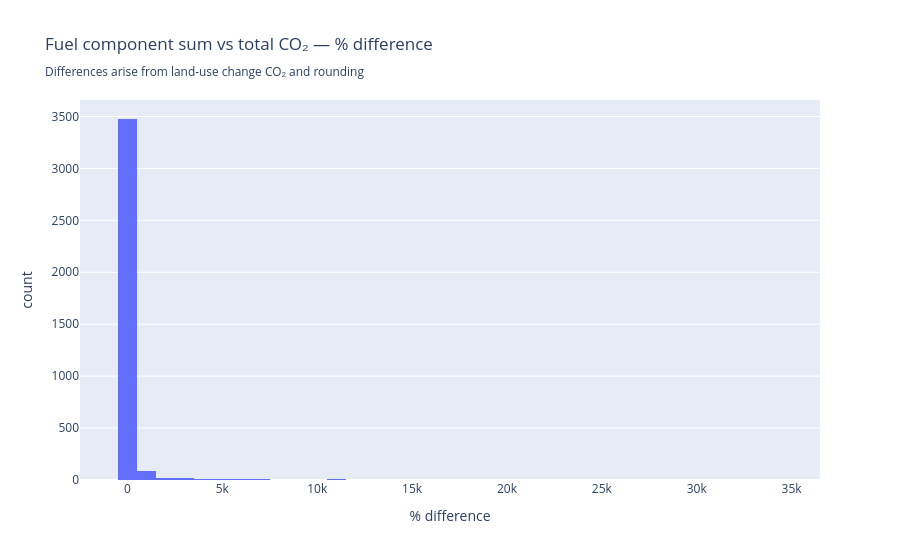

The notebook cell this image was saved under:
### Code cell
section("Consistency check — fuel components vs total CO₂")

# Check how well coal+oil+gas+cement+flaring+luc sums to co2_including_luc
fuel_cols = ["coal_co2", "oil_co2", "gas_co2", "cement_co2", "flaring_co2", "land_use_change_co2"]
fuel_cols = [c for c in fuel_cols if c in modern.columns]

check = modern[["country","year","co2","co2_including_luc"] + fuel_cols].dropna(subset=["co2","coal_co2","oil_co2","gas_co2"]).copy()
check["fuel_sum"] = check[fuel_cols].sum(axis=1)
check["diff_from_co2"] = check["fuel_sum"] - check["co2"]
check["diff_pct"] = (check["diff_from_co2"] / check["co2"].replace(0, np.nan) * 100).round(2)

print(f"Rows checked: {len(check):,}")
print("\nDiff stats (fuel_sum − co2):")
display(check[["diff_from_co2","diff_pct"]].describe().round(3))

fig = px.histogram(
    check, x="diff_pct", nbins=50,
    title="Fuel component sum vs total CO₂ — % difference<br>"
          "<sub>Differences arise from land-use change CO₂ and rounding</sub>",
    labels={"diff_pct": "% difference"}
)
fig.show()
print("Interpretation: large differences often reflect land-use change CO₂ "
      "not being included in the basic co2 column.")

### Figure 1 — Plotly figure (JSON) as saved in the notebook; plotly's stock layout.template omitted (floating-point values rounded to 4 significant figures; data arrays with more than 128 entries replaced by an {"elided": "..."} marker saying what was removed)
{"data": [{"bingroup": "x", "hovertemplate": "% difference=%{x}<br>count=%{y}<extra></extra>", "legendgroup": "", "marker": {"color": "#636efa", "pattern": {"shape": ""}}, "name": "", "nbinsx": 50, "orientation": "v", "showlegend": false, "type": "histogram", "x": {"elided": "3660 float values"}, "xaxis": "x", "yaxis": "y"}], "layout": {"barmode": "relative", "legend": {"tracegroupgap": 0}, "title": {"text": "Fuel component sum vs total CO₂ — % difference<br><sub>Differences arise from land-use change CO₂ and rounding</sub>"}, "xaxis": {"anchor": "y", "domain": [0, 1], "title": {"text": "% difference"}}, "yaxis": {"anchor": "x", "domain": [0, 1], "title": {"text": "count"}}}}
